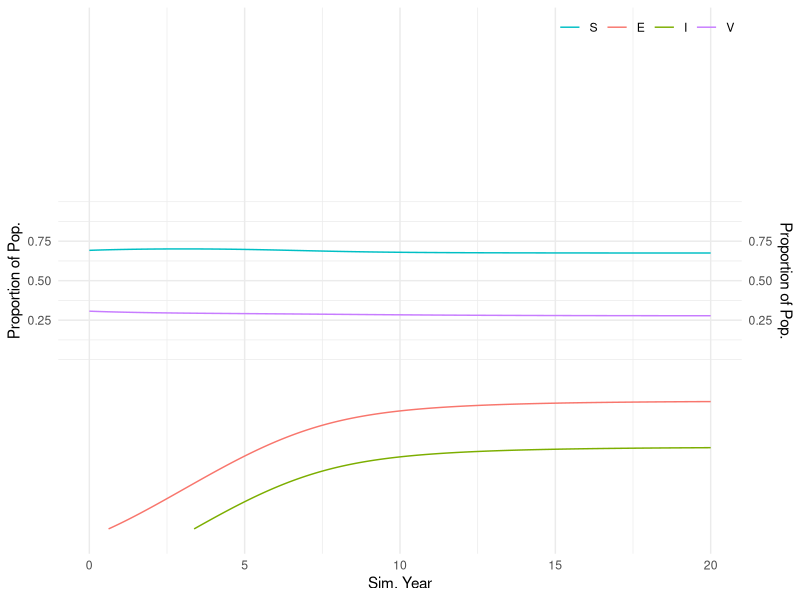
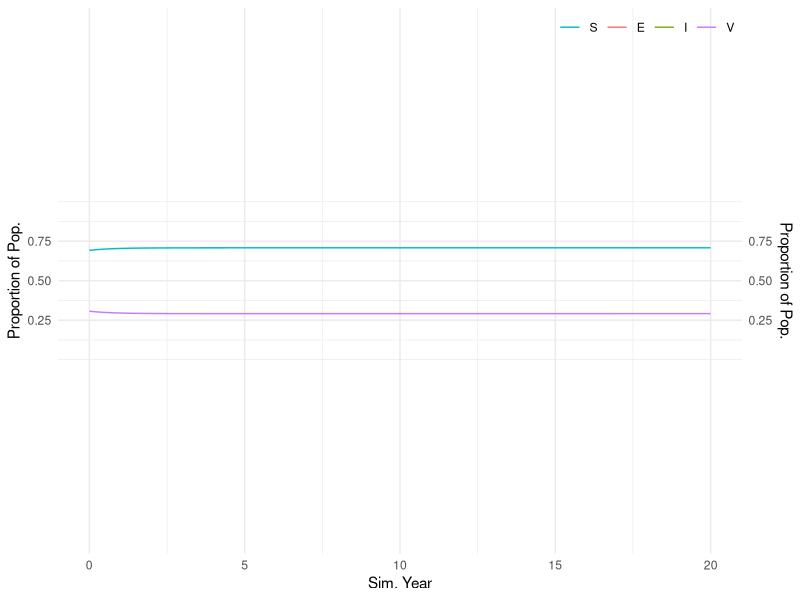
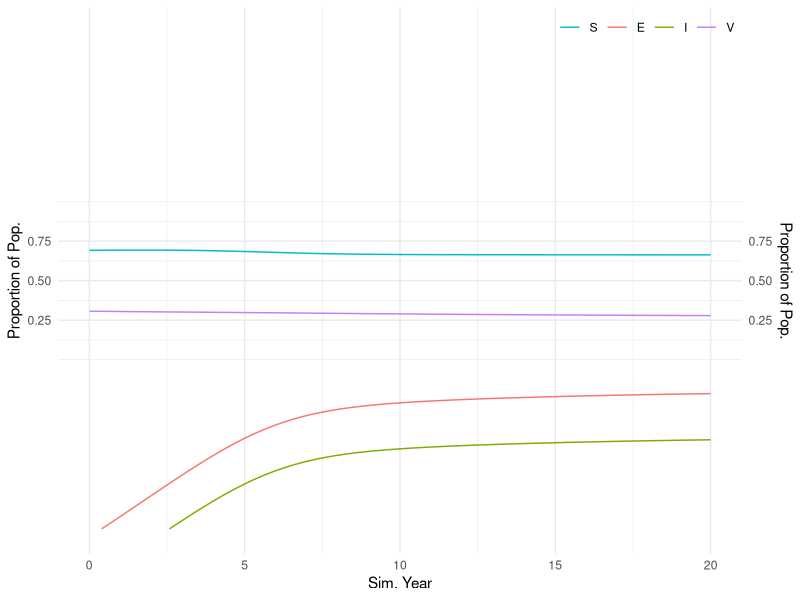

R code for these plots, in order:

# This Will Be a Rabies ODE Model

## -1. Load Stuff / Setup
library(deSolve)
library(ggplot2)
library(tidyr)


## 0. Write Out My Model in Plain Language
## Processes, Parameters
# birth (nu), death (natural, mu & rabies, mu_r),
# transmission (beta), progression/onset (sigma)
# vaccination (vt)
## States / Compartments
# S -> E -> I, S -> V

## 1. Define Some Variables*
## Initial Variables
## Define THE function
# death (natural, mu & rabies, mu_r),
# transmission (beta), progression/onset (sigma)
# vaccination (vt)
## States / Compartments
# S -> E -> I, S -> V

days_per_year <- 365
days_per_week <- 7
days_per_month <- 30
percent_vaccinated <- 0.4

rabies_pars <- list(
	mu = 1 / (3 * days_per_year), # 1 / life expectancy
	mu_r = 1 / 6, # 1 / rabies duration
	beta = 0.25, # infectious bites per day
	sigma = 1 / (3 * days_per_week)
)

rabies_pars$vt = rabies_pars$mu * percent_vaccinated

N <- 1000
states_init <- c(
	S = N * 0.7, E = 0, I = 1, V = N * 0.3
)

dRabies <- function(time, states, params) with(
	c(as.list(states), params), {
	# param extraction
	N <- sum(states)
	
	# processes
	infections <- beta * (S/N) * I
	vaccinations <- vt * S
	deaths <- mu * states
	onsets <- sigma * E
	rabiesdeaths <- mu_r * I
	births <- sum(deaths) + rabiesdeaths
	
	# define state changes
	dS <- +births -infections -vaccinations -deaths["S"]
	dE <- +infections -deaths["E"] -onsets
	dI <- +onsets -deaths["I"] -rabiesdeaths
	dV <- +vaccinations -deaths["V"]
	
	return(list(
		c(dS, dE, dI, dV)
	))
})

## 2. Do Something! Run the simulation

timeSteps <- seq(0, 20 * days_per_year, by = 1)

result <- ode(states_init, timeSteps, dRabies, rabies_pars) |> 
	as.data.frame() |>
	pivot_longer(
		!time,
		names_to = "compartment"
	)

## 3. Look at Something - Plotting!

plotter <- function(res, N) ggplot(res) + aes(
	x = time/days_per_year, y = value / N, color = compartment
) + geom_line() + theme_minimal() +
	scale_y_continuous(
		"Proportion of Pop.",	transform = "logit",
		limits = c(0.001, .999), sec.axis = dup_axis()
	) + scale_x_continuous(
		"Sim. Year"
	) + scale_color_discrete(
		NULL, breaks = c("S", "E", "I", "V")
	) + theme(
		legend.position = "inside",
		legend.position.inside = c(1, 1), legend.justification.inside = c(1, 1),
		legend.direction = "horizontal"
	)

## 4. Bring it all together for rapid prototyping

test_function <- function(
	mu, beta, proportion_vaccinated, sigma, mu_r,
	years = 20,
	state_init = c(S = 700, E = 0, I = 1, V = 300),
	timeSteps = seq(0, years * days_per_year, by = 1)
) {
	N <- sum(state_init)
	pars <- list(
		mu = mu, beta = beta, vt = mu * proportion_vaccinated, sigma = sigma,
		mu_r = mu_r
	)
	ode(state_init, timeSteps, dRabies, pars) |> 
		as.data.frame() |>
		pivot_longer(
			!time,
			names_to = "compartment"
		) |> plotter(N)
}

test_function(
	rabies_pars$mu, rabies_pars$beta, percent_vaccinated,
	rabies_pars$sigma, rabies_pars$mu_r
)

# high background mortality
test_function(
	1 / (1 * days_per_year), rabies_pars$beta, percent_vaccinated,
	rabies_pars$sigma, rabies_pars$mu_r
)

# low background mortality
test_function(
	1 / (10 * days_per_year), rabies_pars$beta, percent_vaccinated,
	rabies_pars$sigma, rabies_pars$mu_r
)
